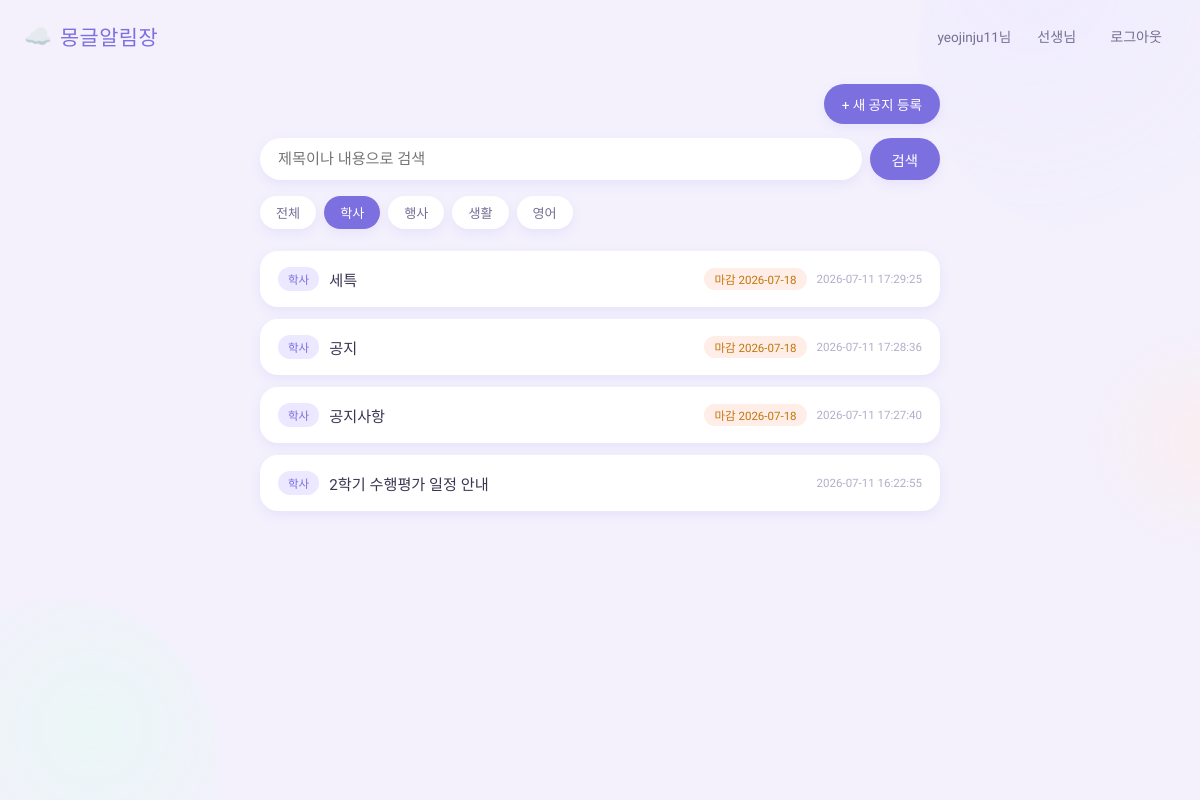
Page /?q=&category=학사 (signed in) on the committed database.
### tables this page shows
CREATE TABLE notices (
            id INTEGER PRIMARY KEY AUTOINCREMENT,
            title TEXT NOT NULL,
            content TEXT NOT NULL,
            category TEXT NOT NULL,
            due_date TEXT,
            author_id INTEGER,
            author_name TEXT,
            created_at TEXT DEFAULT (datetime('now', 'localtime'))
        );

### app.py (the view)
@app.route("/")
@login_required
def index():
    query = request.args.get("q", "").strip()
    category = request.args.get("category", "").strip()
    conn = get_db()
    sql = "SELECT * FROM notices WHERE 1=1"
    params = []
    if query:
        sql += " AND (title LIKE ? OR content LIKE ?)"
        params.extend([f"%{query}%", f"%{query}%"])
    if category:
        sql += " AND category = ?"
        params.append(category)
    sql += " ORDER BY (due_date IS NULL), due_date ASC, created_at DESC"
    notices = conn.execute(sql, params).fetchall()
    categories = conn.execute(
        "SELECT DISTINCT category FROM notices"
    ).fetchall()
    conn.close()
    return render_template(
        "index.html",
        notices=notices,
        categories=[c["category"] for c in categories],
        query=query,
        selected_category=category,
    )

### app.py (called while the page is built)
def get_db():
    conn = sqlite3.connect(DB_PATH)
    conn.row_factory = sqlite3.Row
    return conn

def login_required(view_func):
    from functools import wraps
    @wraps(view_func)
    def wrapped(*args, **kwargs):
        if "user_id" not in session:
            flash("로그인이 필요합니다.")
            return redirect(url_for("login"))
        return view_func(*args, **kwargs)
    return wrapped

### templates/index.html (shortened to what this page needs)
{% extends "base.html" %}
{% block content %}
    <div class="write-bar">
        <a href="{{ url_for('notice_new') }}">+ 새 공지 등록</a>
    </div>
    <form class="search-bar" method="get" action="{{ url_for('index') }}">
        <input
            type="text"
            name="q"
            placeholder="제목이나 내용으로 검색"
            value="{{ query }}"
        >
        <button type="submit">검색</button>
    </form>
    <div class="category-filter">
        <a
            href="{{ url_for('index', q=query) }}"
            class="{{ 'active' if not selected_category else '' }}"
        >전체</a>
        {% for c in categories %}
            <a
                href="{{ url_for('index', q=query, category=c) }}"
                class="{{ 'active' if selected_category == c else '' }}"
            >{{ c }}</a>
        {% endfor %}
    </div>
    {% if notices %}
        <ul class="notice-list">
            {% for notice in notices %}
                <li>
                    <a href="{{ url_for('notice_detail', notice_id=notice['id']) }}">
                        <span class="category-tag">{{ notice['category'] }}</span>
                        <span class="title">{{ notice['title'] }}</span>
                        {% if notice['due_date'] %}
                            <span class="due-date">마감 {{ notice['due_date'] }}</span>
                        {% endif %}
                        <span class="date">{{ notice['created_at'] }}</span>
                    </a>
                </li>
            {% endfor %}
        </ul>
    {% else %}
        <p class="empty">조건에 맞는 공지가 없습니다.</p>
    {% endif %}
{% endblock %}

### static/style.css (style rules this page uses)
:root { --bg: #F4F1FD; --surface: #FFFFFF; --ink: #3A3552; --ink-soft: #756E93; --primary: #7C6FE0; --primary-soft: #ECE8FF; --accent-mint: #7FDBB6; --accent-mint-soft: #E3FBF1; --accent-peach: #FFB199; --accent-peach-soft: #FFEDE7; --danger: #FF8B94; --danger-soft: #FFE7E9; --radius-lg: 26px; --radius-md: 18px; --radius-sm: 12px; --shadow: 0 8px 24px rgba(124, 111, 224, 0.12); --shadow-sm: 0 4px 12px rgba(124, 111, 224, 0.10); }
* { box-sizing: border-box; }
body { margin: 0; font-family: "Gowun Dodum", "Malgun Gothic", sans-serif; background: var(--bg); color: var(--ink); position: relative; overflow-x: hidden; min-height: 100vh; }
.write-bar { display: flex; justify-content: flex-end; margin-bottom: 14px; }
.write-bar a { background: var(--primary); color: white; text-decoration: none; padding: 10px 18px; border-radius: 999px; font-size: 0.85rem; box-shadow: var(--shadow-sm); }
.search-bar { display: flex; gap: 8px; margin-bottom: 16px; }
.search-bar input { flex: 1; padding: 12px 18px; border: none; border-radius: 999px; font-size: 0.95rem; background: var(--surface); box-shadow: var(--shadow-sm); font-family: inherit; }
.search-bar button { padding: 10px 22px; border: none; background: var(--primary); color: white; border-radius: 999px; cursor: pointer; font-size: 0.9rem; box-shadow: var(--shadow-sm); }
.category-filter { display: flex; gap: 8px; flex-wrap: wrap; margin-bottom: 22px; }
.category-filter a { padding: 7px 16px; border-radius: 999px; background: var(--surface); text-decoration: none; font-size: 0.82rem; color: var(--ink-soft); box-shadow: var(--shadow-sm); }
.category-filter a.active { background: var(--primary); color: white; }
.notice-list { list-style: none; padding: 0; margin: 0; display: flex; flex-direction: column; gap: 12px; }
.notice-list a { display: flex; align-items: center; gap: 10px; background: var(--surface); padding: 16px 18px; border-radius: var(--radius-md); text-decoration: none; color: var(--ink); box-shadow: var(--shadow-sm); transition: transform 0.12s ease, box-shadow 0.12s ease; }
.category-tag { background: var(--primary-soft); color: var(--primary); font-size: 0.72rem; padding: 4px 10px; border-radius: 999px; flex-shrink: 0; white-space: nowrap; }
.notice-list .title { flex: 1; font-size: 0.95rem; }
.notice-list .date { font-size: 0.72rem; color: #B4ADCB; white-space: nowrap; }
.due-date { font-size: 0.72rem; color: #C2760B; background: var(--accent-peach-soft); padding: 3px 10px; border-radius: 999px; flex-shrink: 0; white-space: nowrap; }

### rows in the picture
notices: category "학사", title "세특", due_date "2026-07-18", created_at "2026-07-11 17:29:25"
notices: category "학사", title "공지", due_date "2026-07-18", created_at "2026-07-11 17:28:36"
notices: category "학사", title "공지사항", due_date "2026-07-18", created_at "2026-07-11 17:27:40"
notices: category "학사", title "2학기 수행평가 일정 안내", created_at "2026-07-11 16:22:55"

### other values in the picture
{{ session.get('username') }} "yeojinju11"
{{ c }} "학사" "행사" "생활" "영어"
